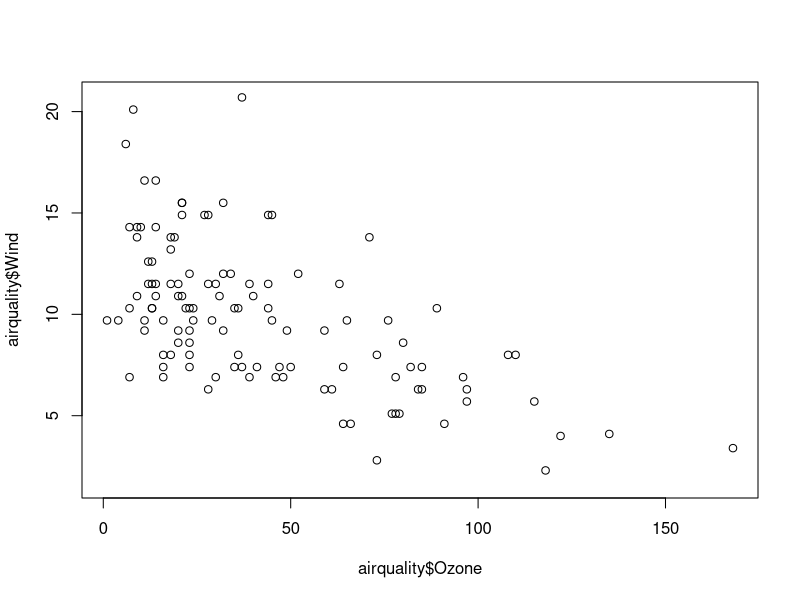
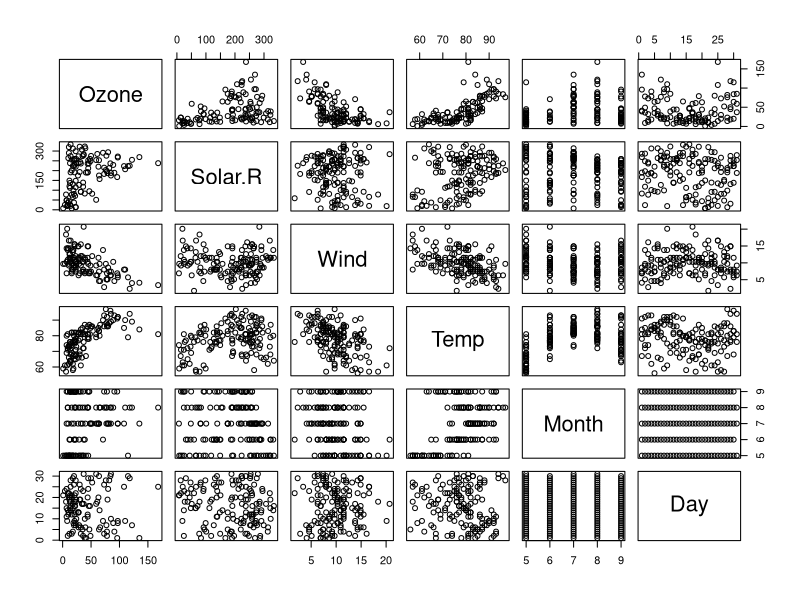
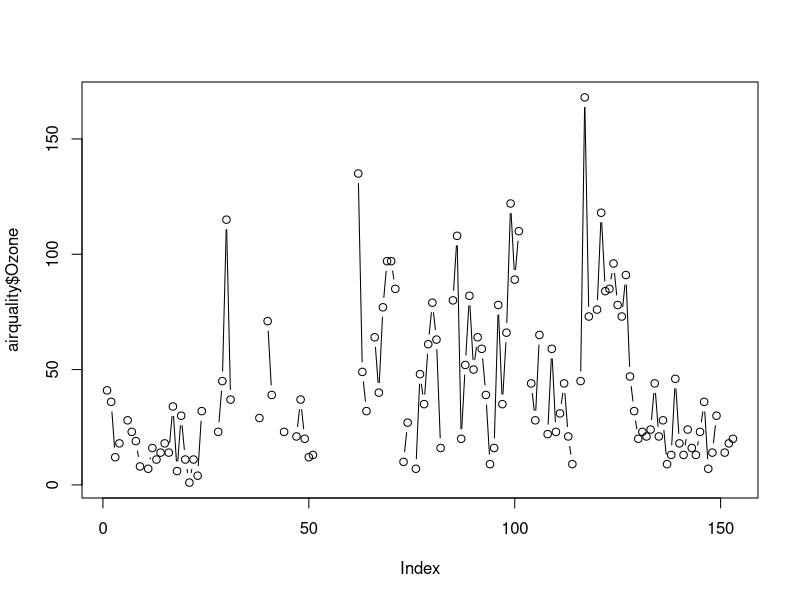
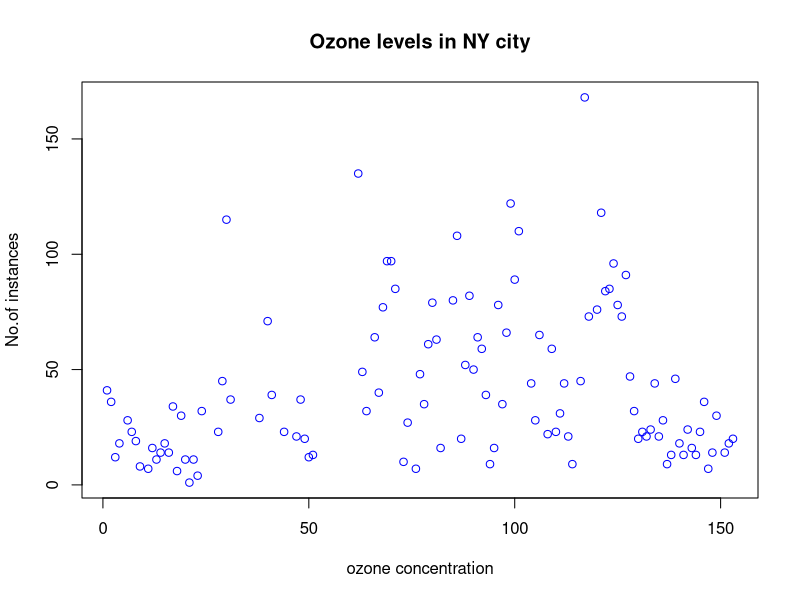
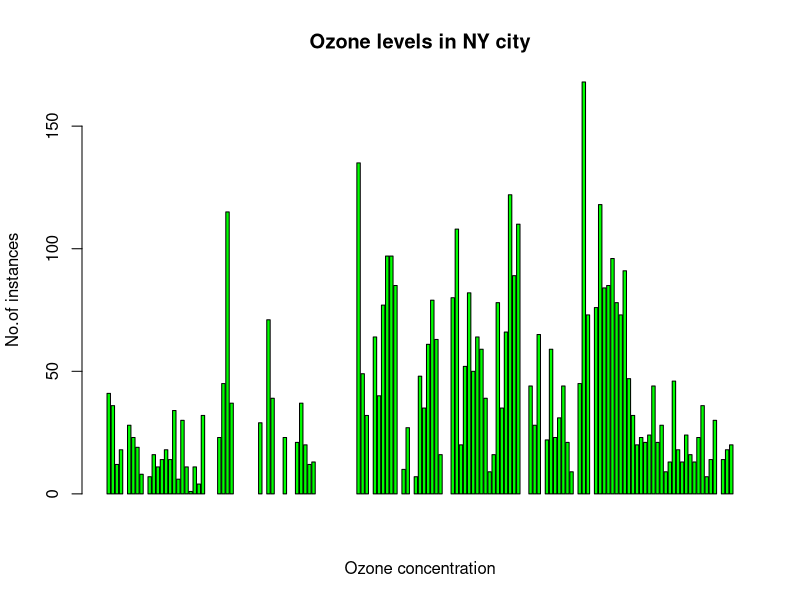
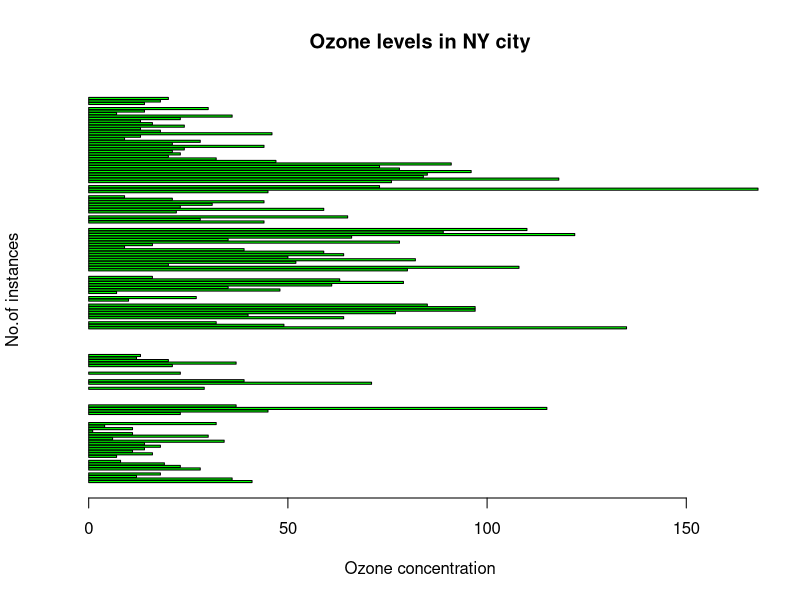
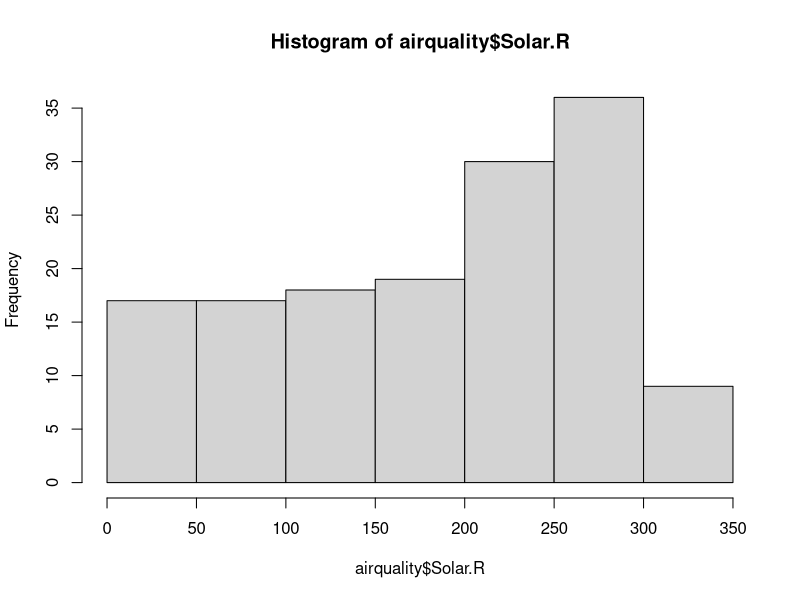
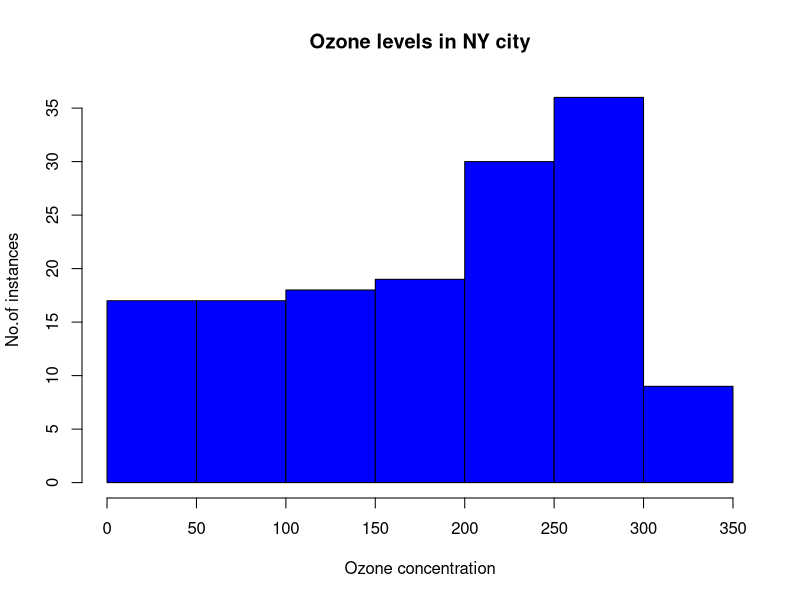

Generate these figures, in order, with R:

airquality <- datasets::airquality

head(airquality,5)

tail(airquality,3)
summary(airquality)


summary(airquality$Wind)
summary(airquality[,3])

plot(airquality$Ozone,airquality$Wind)
plot(airquality)

plot(airquality$Ozone,type="b")#p:points,l:lines,b:both
plot(airquality$Ozone, xlab='ozone concentration',ylab="No.of instances", main = 'Ozone levels in NY city',col='blue')

barplot(airquality$Ozone, xlab = "Ozone concentration",ylab = "No.of instances",main = "Ozone levels in NY city",col='green')

barplot(airquality$Ozone, xlab = "Ozone concentration",ylab = "No.of instances",main = "Ozone levels in NY city",col='green',horiz = T)

hist(airquality$Solar.R)

hist(airquality$Solar.R, xlab = "Ozone concentration",ylab = "No.of instances",main = "Ozone levels in NY city",col='blue')

boxplot(airquality[,1:4],main="Multiple box plots")
